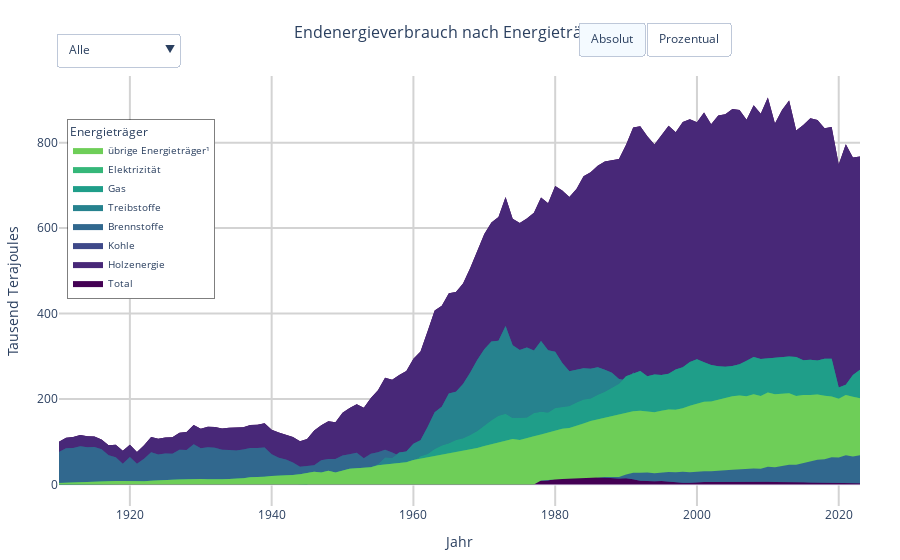

Notebook code cell kept with this figure:
### Code cell
import pandas as pd 
import plotly.graph_objects as go
import plotly.express as px 


df = pd.read_csv('../Daten/cleaned_energy_data_fixed.xls', encoding='ISO-8859-1')


df.columns = df.columns.str.encode('latin1').str.decode('utf-8')


df.set_index("Year", inplace=True)


row_sums = df.sum(axis=1) 
df_percentage = df.div(row_sums, axis=0) * 100 


df_percentage = df_percentage * 2


df_percentage = df_percentage.clip(upper=100)


pivot_df = df.reset_index()


fig = go.Figure()

colors = px.colors.sequential.Viridis[:len(df.columns)]  


def add_traces(data, hover_suffix=""):
    fig.data = []
    for i, col in enumerate(data.columns):
        fig.add_trace(go.Scatter(
            x=data.index,
            y=data[col],
            fill='tonexty',  
            fillcolor=colors[i],
            name=col,
            hovertemplate=f'{col}: %{{y:.2f}}{hover_suffix}<extra></extra>', 
            line=dict(width=0)  
        ))


add_traces(df)


fig.update_layout(
    updatemenus=[
        dict(
            type="dropdown",
            direction="down",
            x=0.15, 
            y=1.1,  
            showactive=True,
            buttons=[
                dict(
                    label="Alle",
                    method="relayout",
                    args=[{"xaxis.range": [df.index.min(), df.index.max()]}]
                ),
                dict(
                    label="Letztes 1 Jahr",
                    method="relayout",
                    args=[{"xaxis.range": [df.index.max() - 1, df.index.max()]}]
                ),
                dict(
                    label="Letzte 5 Jahre",
                    method="relayout",
                    args=[{"xaxis.range": [df.index.max() - 5, df.index.max()]}]
                ),
                dict(
                    label="Letzte 10 Jahre",
                    method="relayout",
                    args=[{"xaxis.range": [df.index.max() - 10, df.index.max()]}]
                ),
                dict(
                    label="Letzte 20 Jahre",
                    method="relayout",
                    args=[{"xaxis.range": [df.index.max() - 20, df.index.max()]}]
                ),
                dict(
                    label="Letzte 40 Jahre",
                    method="relayout",
                    args=[{"xaxis.range": [df.index.max() - 40, df.index.max()]}]
                )
            ]
        ),
        dict(
            type="buttons",
            direction="left",
            x=0.85,  
            y=1.15,  
            buttons=[
                dict(
                    label="Absolut",
                    method="update",
                    args=[
                        {"y": [df[col] for col in df.columns]},
                        {"yaxis": {"fixedrange": True}, "hovertemplate": "%{y:.2f}"}
                    ]
                ),
                dict(
                    label="Prozentual",
                    method="update",
                    args=[
                        {"y": [df_percentage[col] for col in df_percentage.columns]},
                        {"yaxis": {"title": "Prozent", "range": [0, 100], "fixedrange": True}, "hovertemplate": "%{y:.2f}%"}
                    ]
                )
            ],
            pad={"r": 10, "t": 10},
            showactive=True
        )
    ]
)


fig.update_layout(
    title="Endenergieverbrauch nach Energieträger", 
    title_x=0.5, 
    title_font=dict(size=16),
    xaxis=dict(
        title="Jahr", 
        showgrid=True, 
        gridwidth=2, 
        gridcolor='lightgray', 
        fixedrange=True
    ),
    yaxis=dict(
        title="Tausend Terajoules", 
        showgrid=True, 
        gridwidth=2, 
        gridcolor='lightgray', 
        fixedrange=True 
    ),
    plot_bgcolor='white', 
    margin=dict(l=40, r=40, t=40, b=40),
    legend=dict(
        title="Energieträger", 
        x=0.01, 
        y=0.9,  
        font=dict(size=10), 
        title_font=dict(size=12),
        bordercolor='rgba (0, 0, 0, 0.5)',
        borderwidth=1
    ),
    hovermode="x unified",
    template='plotly_white',  
)


fig.show()
